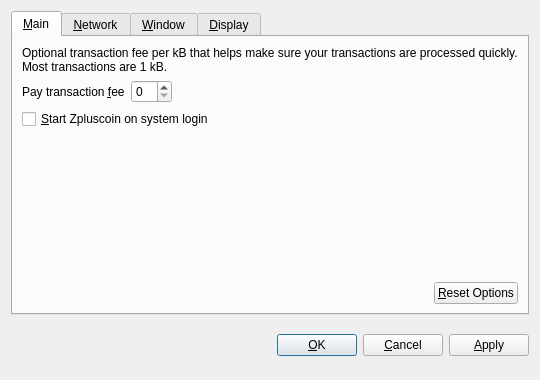
<?xml version="1.0" encoding="UTF-8"?>
<ui version="4.0">
 <class>OptionsDialog</class>
 <widget class="QDialog" name="OptionsDialog">
  <property name="geometry">
   <rect>
    <x>0</x>
    <y>0</y>
    <width>540</width>
    <height>380</height>
   </rect>
  </property>
  <property name="windowTitle">
   <string>Options</string>
  </property>
  <property name="modal">
   <bool>true</bool>
  </property>
  <layout class="QVBoxLayout" name="verticalLayout">
   <item>
    <widget class="QTabWidget" name="tabWidget">
     <property name="tabPosition">
      <enum>QTabWidget::North</enum>
     </property>
     <property name="currentIndex">
      <number>0</number>
     </property>
     <widget class="QWidget" name="tabMain">
      <attribute name="title">
       <string>&amp;Main</string>
      </attribute>
      <layout class="QVBoxLayout" name="verticalLayout_Main">
       <item>
        <widget class="QLabel" name="transactionFeeInfoLabel">
         <property name="text">
          <string>Optional transaction fee per kB that helps make sure your transactions are processed quickly. Most transactions are 1 kB.</string>
         </property>
         <property name="textFormat">
          <enum>Qt::PlainText</enum>
         </property>
         <property name="wordWrap">
          <bool>true</bool>
         </property>
        </widget>
       </item>
       <item>
        <layout class="QHBoxLayout" name="horizontalLayout_1_Main">
         <item>
          <widget class="QLabel" name="transactionFeeLabel">
           <property name="text">
            <string>Pay transaction &amp;fee</string>
           </property>
           <property name="textFormat">
            <enum>Qt::PlainText</enum>
           </property>
           <property name="buddy">
            <cstring>transactionFee</cstring>
           </property>
          </widget>
         </item>
         <item>
          <widget class="BitcoinAmountField" name="transactionFee"/>
         </item>
         <item>
          <spacer name="horizontalSpacer_1_Main">
           <property name="orientation">
            <enum>Qt::Horizontal</enum>
           </property>
           <property name="sizeHint" stdset="0">
            <size>
             <width>40</width>
             <height>20</height>
            </size>
           </property>
          </spacer>
         </item>
        </layout>
       </item>
       <item>
        <widget class="QCheckBox" name="bitcoinAtStartup">
         <property name="toolTip">
          <string>Automatically start Zpluscoin after logging in to the system.</string>
         </property>
         <property name="text">
          <string>&amp;Start Zpluscoin on system login</string>
         </property>
        </widget>
       </item>
       <item>
        <spacer name="verticalSpacer_Main">
         <property name="orientation">
          <enum>Qt::Vertical</enum>
         </property>
         <property name="sizeHint" stdset="0">
          <size>
           <width>20</width>
           <height>40</height>
          </size>
         </property>
        </spacer>
       </item>
       <item>
        <layout class="QHBoxLayout" name="horizontalLayout_2_Main">
         <item>
          <spacer name="horizontalSpacer_2_Main">
           <property name="orientation">
            <enum>Qt::Horizontal</enum>
           </property>
           <property name="sizeHint" stdset="0">
            <size>
             <width>40</width>
             <height>20</height>
            </size>
           </property>
          </spacer>
         </item>
         <item>
          <widget class="QPushButton" name="resetButton">
           <property name="toolTip">
            <string>Reset all client options to default.</string>
           </property>
           <property name="text">
            <string>&amp;Reset Options</string>
           </property>
           <property name="autoDefault">
            <bool>false</bool>
           </property>
          </widget>
         </item>
        </layout>
       </item>
      </layout>
     </widget>
     <widget class="QWidget" name="tabNetwork">
      <attribute name="title">
       <string>&amp;Network</string>
      </attribute>
      <layout class="QVBoxLayout" name="verticalLayout_Network">
       <item>
        <widget class="QCheckBox" name="mapPortUpnp">
         <property name="toolTip">
          <string>Automatically open the Zpluscoin client port on the router. This only works when your router supports UPnP and it is enabled.</string>
         </property>
         <property name="text">
          <string>Map port using &amp;UPnP</string>
         </property>
        </widget>
       </item>
       <item>
        <widget class="QCheckBox" name="connectSocks">
         <property name="toolTip">
          <string>Connect to the Zpluscoin network through a SOCKS proxy (e.g. when connecting through Tor).</string>
         </property>
         <property name="text">
          <string>&amp;Connect through SOCKS proxy:</string>
         </property>
        </widget>
       </item>
       <item>
        <layout class="QHBoxLayout" name="horizontalLayout_Network">
         <item>
          <widget class="QLabel" name="proxyIpLabel">
           <property name="text">
            <string>Proxy &amp;IP:</string>
           </property>
           <property name="textFormat">
            <enum>Qt::PlainText</enum>
           </property>
           <property name="buddy">
            <cstring>proxyIp</cstring>
           </property>
          </widget>
         </item>
         <item>
          <widget class="QValidatedLineEdit" name="proxyIp">
           <property name="maximumSize">
            <size>
             <width>140</width>
             <height>16777215</height>
            </size>
           </property>
           <property name="toolTip">
            <string>IP address of the proxy (e.g. 127.0.0.1)</string>
           </property>
          </widget>
         </item>
         <item>
          <widget class="QLabel" name="proxyPortLabel">
           <property name="text">
            <string>&amp;Port:</string>
           </property>
           <property name="textFormat">
            <enum>Qt::PlainText</enum>
           </property>
           <property name="buddy">
            <cstring>proxyPort</cstring>
           </property>
          </widget>
         </item>
         <item>
          <widget class="QLineEdit" name="proxyPort">
           <property name="maximumSize">
            <size>
             <width>55</width>
             <height>16777215</height>
            </size>
           </property>
           <property name="toolTip">
            <string>Port of the proxy (e.g. 9050)</string>
           </property>
          </widget>
         </item>
         <item>
          <widget class="QLabel" name="socksVersionLabel">
           <property name="text">
            <string>SOCKS &amp;Version:</string>
           </property>
           <property name="textFormat">
            <enum>Qt::PlainText</enum>
           </property>
           <property name="buddy">
            <cstring>socksVersion</cstring>
           </property>
          </widget>
         </item>
         <item>
          <widget class="QValueComboBox" name="socksVersion">
           <property name="toolTip">
            <string>SOCKS version of the proxy (e.g. 5)</string>
           </property>
          </widget>
         </item>
         <item>
          <spacer name="horizontalSpacer_Network">
           <property name="orientation">
            <enum>Qt::Horizontal</enum>
           </property>
           <property name="sizeHint" stdset="0">
            <size>
             <width>40</width>
             <height>20</height>
            </size>
           </property>
          </spacer>
         </item>
        </layout>
       </item>
       <item>
        <spacer name="verticalSpacer_Network">
         <property name="orientation">
          <enum>Qt::Vertical</enum>
         </property>
         <property name="sizeHint" stdset="0">
          <size>
           <width>20</width>
           <height>40</height>
          </size>
         </property>
        </spacer>
       </item>
      </layout>
     </widget>
     <widget class="QWidget" name="tabWindow">
      <attribute name="title">
       <string>&amp;Window</string>
      </attribute>
      <layout class="QVBoxLayout" name="verticalLayout_Window">
       <item>
        <widget class="QCheckBox" name="minimizeToTray">
         <property name="toolTip">
          <string>Show only a tray icon after minimizing the window.</string>
         </property>
         <property name="text">
          <string>&amp;Minimize to the tray instead of the taskbar</string>
         </property>
        </widget>
       </item>
       <item>
        <widget class="QCheckBox" name="minimizeOnClose">
         <property name="toolTip">
          <string>Minimize instead of exit the application when the window is closed. When this option is enabled, the application will be closed only after selecting Quit in the menu.</string>
         </property>
         <property name="text">
          <string>M&amp;inimize on close</string>
         </property>
        </widget>
       </item>
       <item>
        <spacer name="verticalSpacer_Window">
         <property name="orientation">
          <enum>Qt::Vertical</enum>
         </property>
         <property name="sizeHint" stdset="0">
          <size>
           <width>20</width>
           <height>40</height>
          </size>
         </property>
        </spacer>
       </item>
      </layout>
     </widget>
     <widget class="QWidget" name="tabDisplay">
      <attribute name="title">
       <string>&amp;Display</string>
      </attribute>
      <layout class="QVBoxLayout" name="verticalLayout_Display">
       <item>
        <layout class="QHBoxLayout" name="horizontalLayout_1_Display">
         <item>
          <widget class="QLabel" name="langLabel">
           <property name="text">
            <string>User Interface &amp;language:</string>
           </property>
           <property name="textFormat">
            <enum>Qt::PlainText</enum>
           </property>
           <property name="buddy">
            <cstring>lang</cstring>
           </property>
          </widget>
         </item>
         <item>
          <widget class="QValueComboBox" name="lang">
           <property name="toolTip">
            <string>The user interface language can be set here. This setting will take effect after restarting Zpluscoin.</string>
           </property>
          </widget>
         </item>
        </layout>
       </item>
       <item>
        <layout class="QHBoxLayout" name="horizontalLayout_2_Display">
         <item>
          <widget class="QLabel" name="unitLabel">
           <property name="text">
            <string>&amp;Unit to show amounts in:</string>
           </property>
           <property name="textFormat">
            <enum>Qt::PlainText</enum>
           </property>
           <property name="buddy">
            <cstring>unit</cstring>
           </property>
          </widget>
         </item>
         <item>
          <widget class="QValueComboBox" name="unit">
           <property name="toolTip">
            <string>Choose the default subdivision unit to show in the interface and when sending coins.</string>
           </property>
          </widget>
         </item>
        </layout>
       </item>
       <item>
        <widget class="QCheckBox" name="displayAddresses">
         <property name="toolTip">
          <string>Whether to show Zpluscoin addresses in the transaction list or not.</string>
         </property>
         <property name="text">
          <string>&amp;Display addresses in transaction list</string>
         </property>
        </widget>
       </item>
       <item>
        <widget class="QCheckBox" name="coinControlFeatures">
         <property name="toolTip">
          <string>Whether to show coin control features or not.</string>
         </property>
         <property name="text">
          <string>Display coin &amp;control features (experts only!)</string>
         </property>
        </widget>
       </item>
       <item>
        <spacer name="verticalSpacer_Display">
         <property name="orientation">
          <enum>Qt::Vertical</enum>
         </property>
         <property name="sizeHint" stdset="0">
          <size>
           <width>20</width>
           <height>40</height>
          </size>
         </property>
        </spacer>
       </item>
      </layout>
     </widget>
    </widget>
   </item>
   <item>
    <layout class="QHBoxLayout" name="horizontalLayout_Buttons">
     <item>
      <spacer name="horizontalSpacer_1">
       <property name="orientation">
        <enum>Qt::Horizontal</enum>
       </property>
       <property name="sizeHint" stdset="0">
        <size>
         <width>40</width>
         <height>48</height>
        </size>
       </property>
      </spacer>
     </item>
     <item>
      <widget class="QLabel" name="statusLabel">
       <property name="font">
        <font>
         <weight>75</weight>
         <bold>true</bold>
        </font>
       </property>
       <property name="text">
        <string/>
       </property>
       <property name="textFormat">
        <enum>Qt::PlainText</enum>
       </property>
       <property name="wordWrap">
        <bool>true</bool>
       </property>
      </widget>
     </item>
     <item>
      <spacer name="horizontalSpacer_2">
       <property name="orientation">
        <enum>Qt::Horizontal</enum>
       </property>
       <property name="sizeHint" stdset="0">
        <size>
         <width>40</width>
         <height>48</height>
        </size>
       </property>
      </spacer>
     </item>
     <item>
      <widget class="QPushButton" name="okButton">
       <property name="text">
        <string>&amp;OK</string>
       </property>
      </widget>
     </item>
     <item>
      <widget class="QPushButton" name="cancelButton">
       <property name="text">
        <string>&amp;Cancel</string>
       </property>
       <property name="autoDefault">
        <bool>false</bool>
       </property>
      </widget>
     </item>
     <item>
      <widget class="QPushButton" name="applyButton">
       <property name="text">
        <string>&amp;Apply</string>
       </property>
       <property name="autoDefault">
        <bool>false</bool>
       </property>
      </widget>
     </item>
    </layout>
   </item>
  </layout>
 </widget>
 <customwidgets>
  <customwidget>
   <class>BitcoinAmountField</class>
   <extends>QSpinBox</extends>
   <header>bitcoinamountfield.h</header>
  </customwidget>
  <customwidget>
   <class>QValueComboBox</class>
   <extends>QComboBox</extends>
   <header>qvaluecombobox.h</header>
  </customwidget>
  <customwidget>
   <class>QValidatedLineEdit</class>
   <extends>QLineEdit</extends>
   <header>qvalidatedlineedit.h</header>
  </customwidget>
 </customwidgets>
 <resources/>
 <connections/>
</ui>
